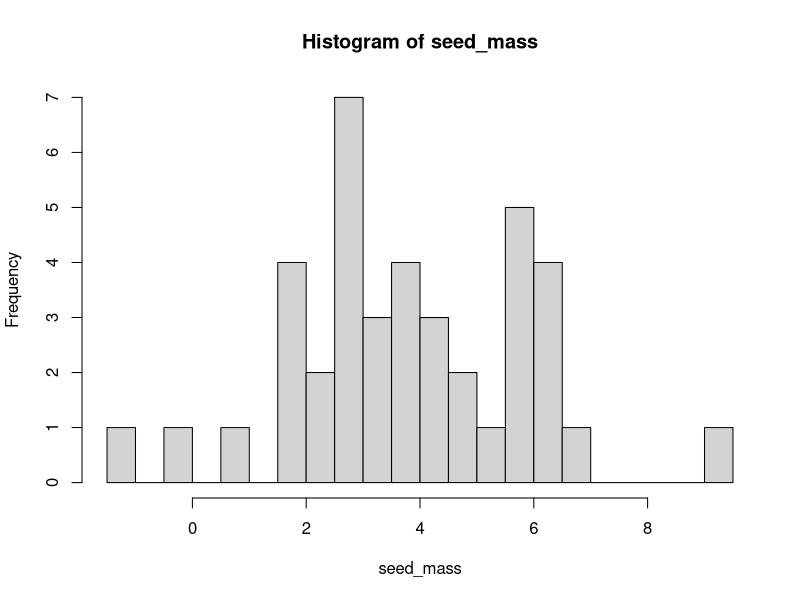
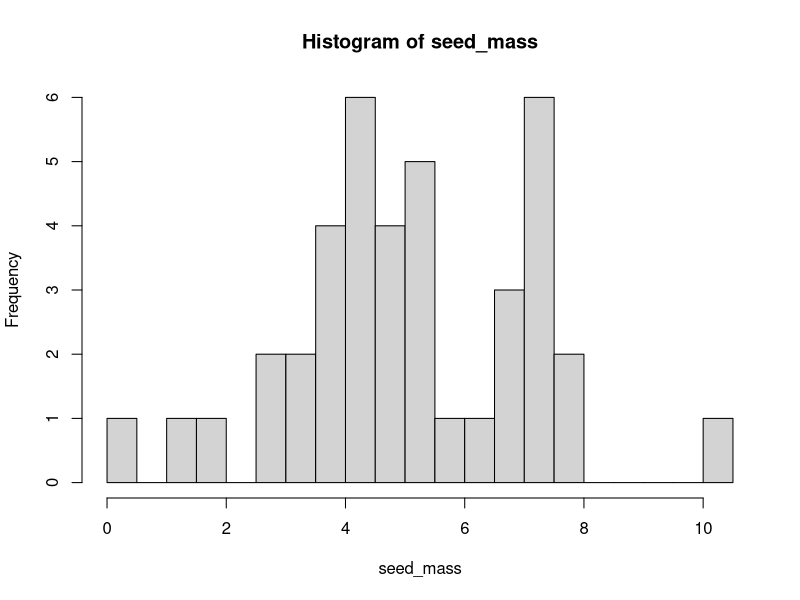
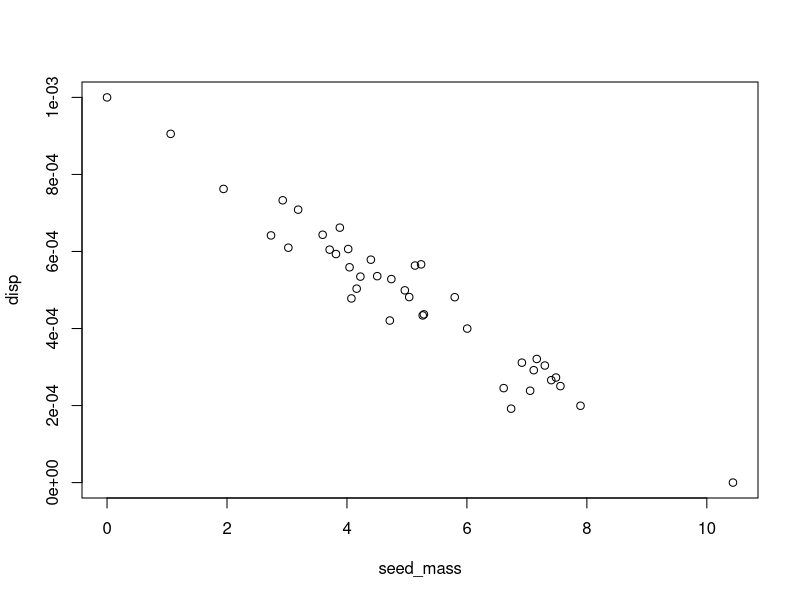
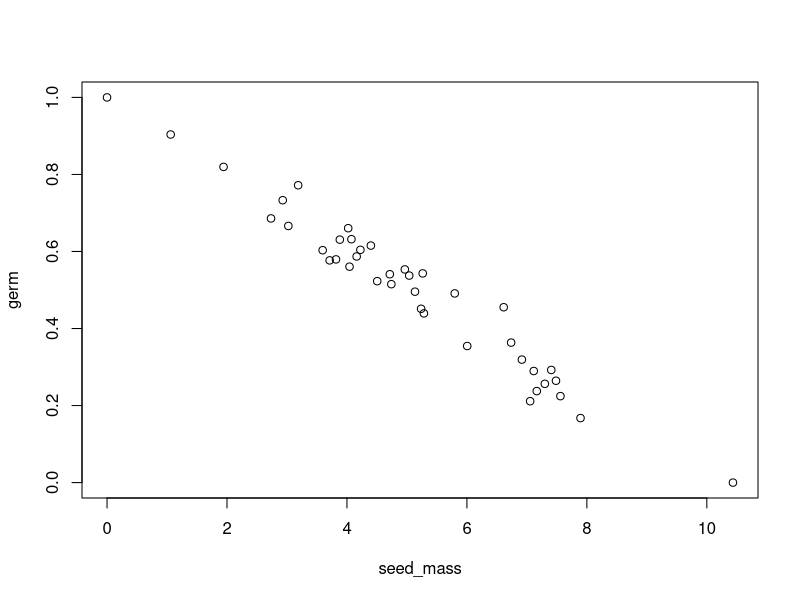
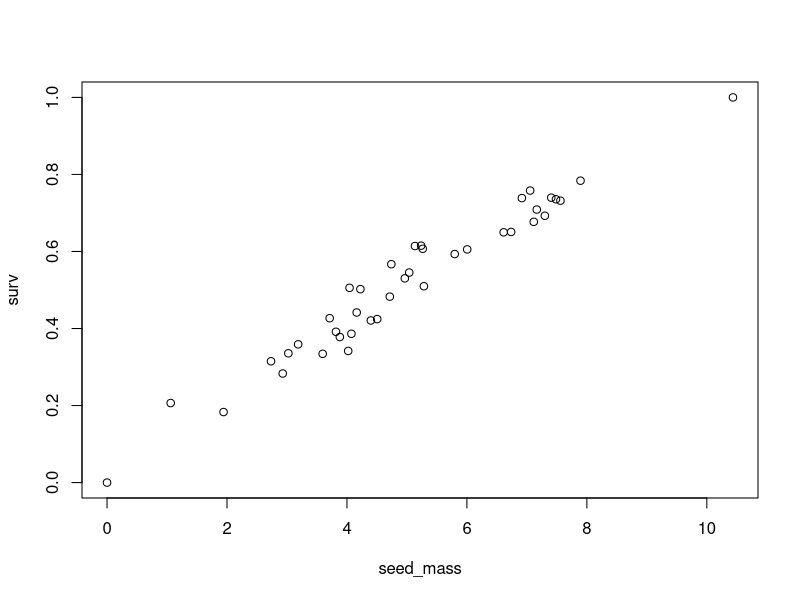
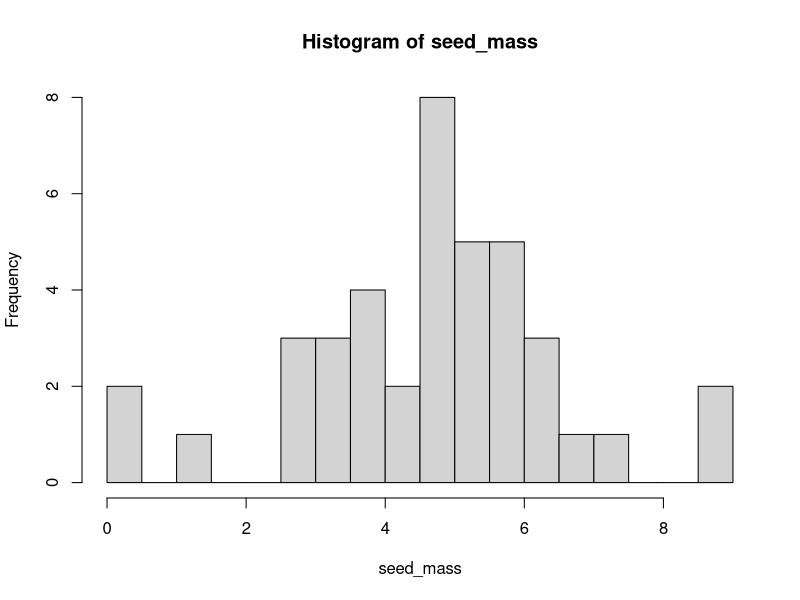
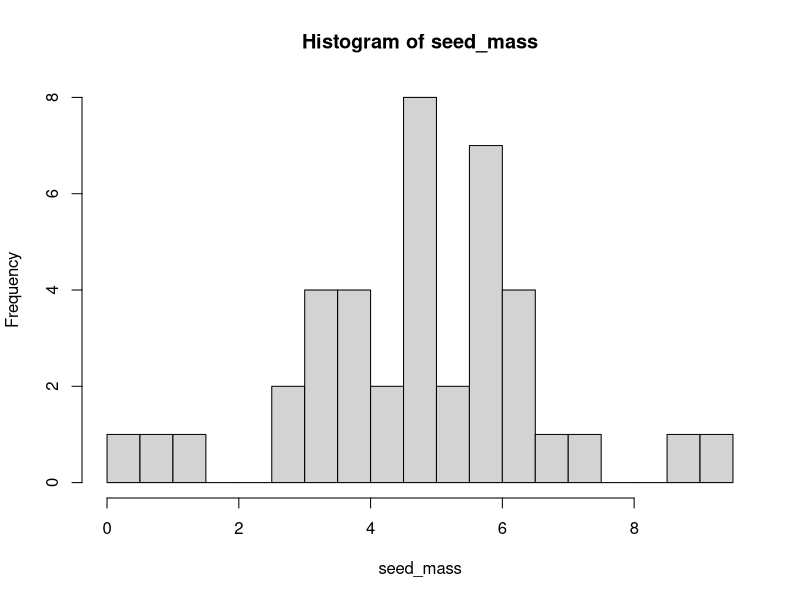
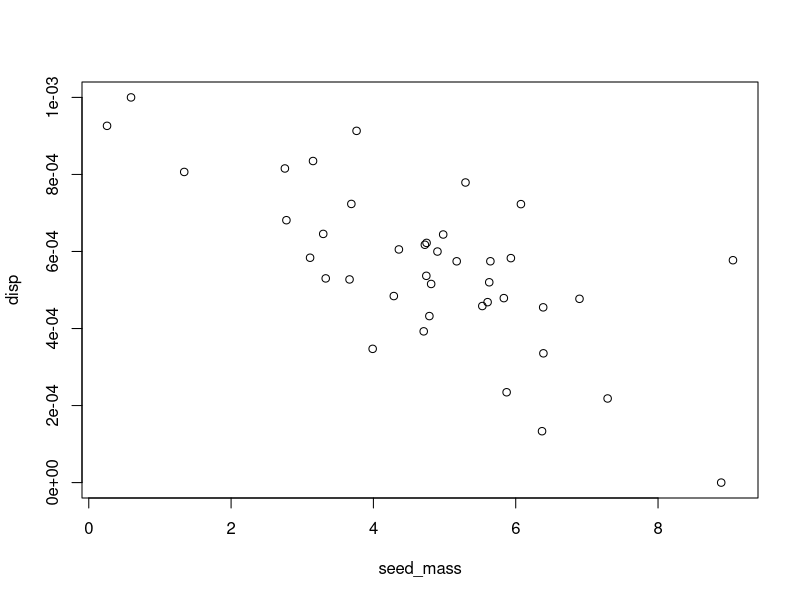

The R source for these figures, in order: (Note: this script raises an error after producing the figures.)
library("tidyverse")
library("patchwork")

species <- 40

tradeoff_strength <- c("strong", "weak", "none")


tradeoff_df <- data.frame()

for(y in tradeoff_strength){
  if(y == "strong"){
    tradeoff_noise = .25
    disp_tradeoff <- -0.5
    germ_tradeoff <- -0.5
    surv_tradeoff <- 0.5
  }
  if(y == "weak"){
    tradeoff_noise = 1
    disp_tradeoff <- -0.5
    germ_tradeoff <- -0.5
    surv_tradeoff <- 0.5
  }
  if(y == "none"){
    tradeoff_noise = 1
    disp_tradeoff = 0
    germ_tradeoff = 0
    surv_tradeoff = 0
  }
  
  # seed_mass = exp(rnorm(n = species, mean = 0, sd = 3.45/2))
  # sd(seed_mass)/mean(seed_mass)
  # hist(seed_mass,breaks = 30)
  # retrying with a normal distribution, too much variance in lognormal
  seed_mass <- rnorm(n = species, mean = 4.14, sd = 2)
  hist(seed_mass, breaks = 30)
  seed_mass <- seed_mass + abs(min(seed_mass))
  hist(seed_mass, breaks = 30)
  
  
  # then, based on known trade-offs, we generate the corresponding trait values
  disp <- seed_mass * disp_tradeoff + rnorm(species, sd = tradeoff_noise)
  disp <- (disp - min(disp)) / (max(disp) - min(disp)) *1/1000 # multiply by 1/1000 to range from 0 to 0.001
  plot(seed_mass, disp)
  
  germ <- seed_mass * germ_tradeoff + rnorm(species, sd = tradeoff_noise)
  germ <- (germ - min(germ)) / (max(germ) - min(germ))
  plot(seed_mass, germ)
  
  surv <- seed_mass * surv_tradeoff + rnorm(species, sd = tradeoff_noise)
  surv <- (surv - min(surv)) / (max(surv) - min(surv))
  plot(seed_mass, surv)
  
  tradeoffs <- data.frame(
    tradeoff = y,
    seed_mass = seed_mass,
    dispersal = disp, 
    germination = germ,
    survival = surv
  )
  
  tradeoff_df <- rbind.data.frame(tradeoff_df, tradeoffs)
  
}

germ_disp_fig <- tradeoff_df %>% 
  ggplot(aes(x = dispersal, y = germination)) +
  geom_point() +
  geom_smooth(method = "lm") +
  facet_wrap(~tradeoff) +
  theme(axis.text = element_text(size=8)) +
  scale_x_continuous(labels = scales::scientific_format())

disp_surv_fig <- tradeoff_df %>% 
  ggplot(aes(x = dispersal, y = survival)) +
  geom_point() +
  geom_smooth(method = "lm") +
  facet_wrap(~tradeoff) +
  theme(axis.text = element_text(size=8)) +
  scale_x_continuous(labels = scales::scientific_format())


germ_surv_fig <- tradeoff_df %>% 
  ggplot(aes(x = survival, y = germination)) +
  geom_point() +
  geom_smooth(method = "lm") +
  facet_wrap(~tradeoff) +
  theme(axis.text = element_text(size=8))


germ_disp_fig + disp_surv_fig + germ_surv_fig + 
  plot_layout(nrow = 3) +
  ggsave("figures/tradeoff_examples.pdf", width = 9, height = 9)
